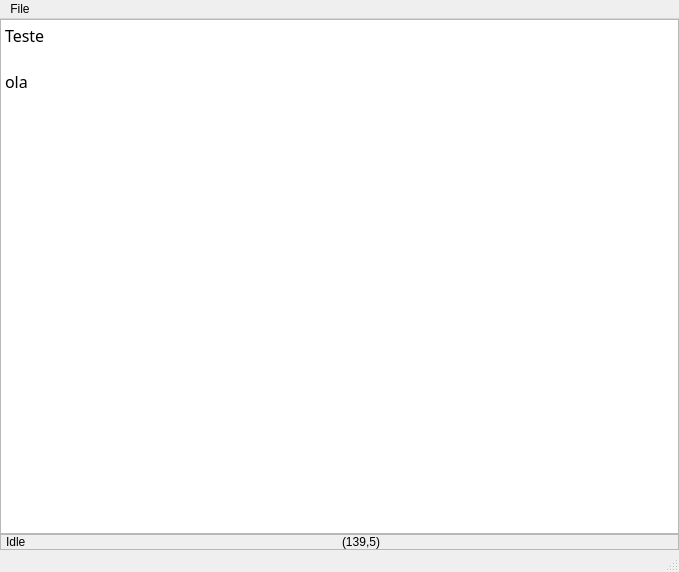
<?xml version="1.0" encoding="UTF-8"?>
<ui version="4.0">
 <class>MainWindow</class>
 <widget class="QMainWindow" name="MainWindow">
  <property name="geometry">
   <rect>
    <x>0</x>
    <y>0</y>
    <width>679</width>
    <height>572</height>
   </rect>
  </property>
  <property name="sizePolicy">
   <sizepolicy hsizetype="Preferred" vsizetype="Preferred">
    <horstretch>0</horstretch>
    <verstretch>0</verstretch>
   </sizepolicy>
  </property>
  <property name="windowTitle">
   <string>MainWindow</string>
  </property>
  <widget class="QWidget" name="centralwidget">
   <layout class="QGridLayout" name="gridLayout">
    <property name="margin">
     <number>0</number>
    </property>
    <property name="spacing">
     <number>0</number>
    </property>
    <item row="0" column="0">
     <layout class="QVBoxLayout" name="verticalLayout">
      <property name="spacing">
       <number>0</number>
      </property>
      <item>
       <widget class="CodeEditor" name="codeView">
        <property name="sizePolicy">
         <sizepolicy hsizetype="Expanding" vsizetype="Expanding">
          <horstretch>0</horstretch>
          <verstretch>0</verstretch>
         </sizepolicy>
        </property>
        <property name="font">
         <font>
          <family>Monaco</family>
          <pointsize>12</pointsize>
          <weight>50</weight>
          <bold>false</bold>
         </font>
        </property>
        <property name="documentTitle">
         <string/>
        </property>
        <property name="plainText">
         <string>Teste

ola
</string>
        </property>
       </widget>
      </item>
      <item>
       <widget class="QFrame" name="frame">
        <property name="sizePolicy">
         <sizepolicy hsizetype="Preferred" vsizetype="Minimum">
          <horstretch>0</horstretch>
          <verstretch>0</verstretch>
         </sizepolicy>
        </property>
        <property name="minimumSize">
         <size>
          <width>0</width>
          <height>16</height>
         </size>
        </property>
        <property name="frameShape">
         <enum>QFrame::StyledPanel</enum>
        </property>
        <property name="frameShadow">
         <enum>QFrame::Raised</enum>
        </property>
        <layout class="QHBoxLayout" name="horizontalLayout">
         <property name="spacing">
          <number>0</number>
         </property>
         <property name="leftMargin">
          <number>5</number>
         </property>
         <property name="topMargin">
          <number>0</number>
         </property>
         <property name="rightMargin">
          <number>0</number>
         </property>
         <property name="bottomMargin">
          <number>0</number>
         </property>
         <item>
          <widget class="QLabel" name="label_2">
           <property name="text">
            <string>Idle</string>
           </property>
          </widget>
         </item>
         <item>
          <widget class="QLabel" name="label">
           <property name="layoutDirection">
            <enum>Qt::RightToLeft</enum>
           </property>
           <property name="autoFillBackground">
            <bool>false</bool>
           </property>
           <property name="text">
            <string>(139,5)</string>
           </property>
          </widget>
         </item>
        </layout>
       </widget>
      </item>
     </layout>
    </item>
   </layout>
  </widget>
  <widget class="QMenuBar" name="menubar">
   <property name="geometry">
    <rect>
     <x>0</x>
     <y>0</y>
     <width>679</width>
     <height>22</height>
    </rect>
   </property>
   <widget class="QMenu" name="menuFile">
    <property name="title">
     <string>File</string>
    </property>
    <addaction name="actionQuit"/>
   </widget>
   <addaction name="menuFile"/>
  </widget>
  <widget class="QStatusBar" name="statusbar"/>
  <action name="actionQuit">
   <property name="text">
    <string>Quit</string>
   </property>
  </action>
 </widget>
 <customwidgets>
  <customwidget>
   <class>CodeEditor</class>
   <extends>QPlainTextEdit</extends>
   <header>codeeditor.h</header>
  </customwidget>
 </customwidgets>
 <resources/>
 <connections/>
</ui>
